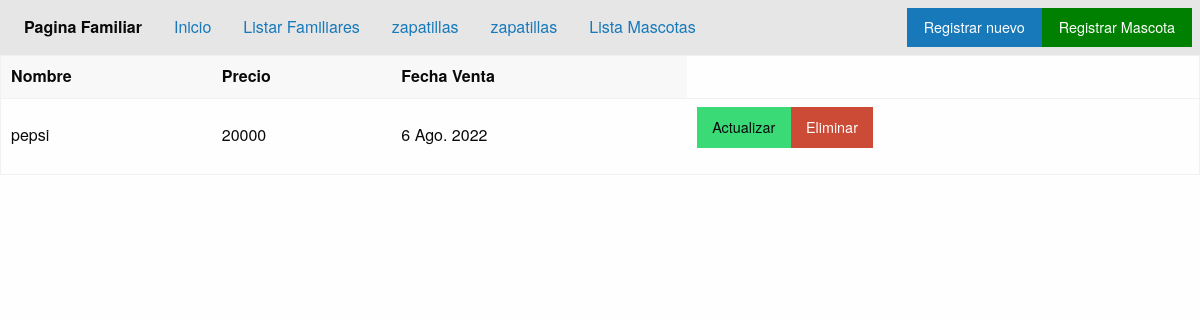
The app's page /listado-zapa/, older data.
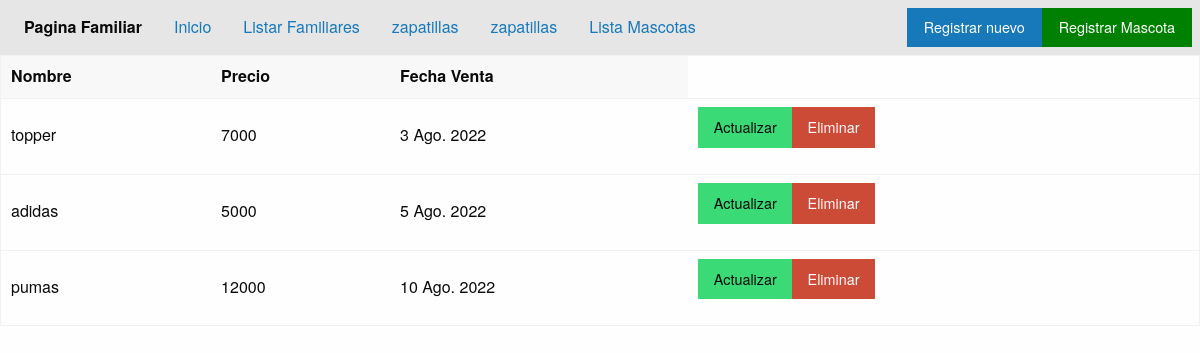
The same page, newer data.
### applications/familia/models.py (models this page shows)
class Zapas(models.Model):
    nombre = models.CharField('Nombre', max_length=50)
    precio = models.IntegerField()
    fecha_v = models.DateField('Fecha venta', auto_now=False, auto_now_add=False)

### applications/familia/views.py (the view)
# urls.py: path('listado-zapa/', views.mostrar_zapatillas, name='Listado-zapas'),
def mostrar_zapatillas(request):
    zapatillas=Zapas.objects.all()
    return render(request, 'familia/listado-zapatillas.html', {'zapatillas':zapatillas})

### templates/familia/listado-zapatillas.html (shortened to what this page needs)
{% extends 'home.html' %}
{% load static %}
{% block content %}
{% include 'includes/header.html' %}
<table>
  <thead>
    <tr>
      <th>Nombre</th>
      <th>Precio</th>
      <th>Fecha Venta</th>
    </tr>
  </thead>
  {% for i in zapatillas %}
  <tbody>
    <tr>
      <td>{{i.nombre}}</td>
      <td>{{i.precio}}</td>
      <td>{{i.fecha_v}}</td>
      <td><a class="button success" href="{% url 'familia_app:Update-zapas' i.id %}">Actualizar</a><a class="button alert"
          href="{% url 'familia_app:Delete-zapas' i.id %}">Eliminar</a></td>
    </tr>
  </tbody>
  {% endfor %}
</table>
{% endblock content %}

### templates/home.html (shortened to what this page needs)
{% load static %}
<!DOCTYPE html>
<html lang="es">
<head>
    <link rel="stylesheet" href="{% static 'css/foundation.min.css' %}">
</head>
<body>
    {% block content %} {% endblock content %}
</body>
</html>

### templates/includes/header.html
<div class="top-bar">
    <div class="top-bar-left">
      <ul class="dropdown menu" data-dropdown-menu>
        <li class="menu-text">Pagina Familiar</li>
        <li><a href="{% url 'familia_app:Index' %}">Inicio</a></li>
        <li><a href="{% url 'familia_app:ListaFamiliares' %}">Listar Familiares</a></li>
        <li><a href="{% url 'familia_app:Zapas' %}">zapatillas</a></li>
        <li><a href="{% url 'familia_app:Listado-zapas' %}">zapatillas</a></li>
        <li><a href="{% url 'familia_app:ListaMascotas' %}">Lista Mascotas</a></li>
      </ul>
    </div>
    <div class="top-bar-right">
      <ul class="menu">
        <li><a class="button" href="{% url 'familia_app:Formulario' %}"> Registrar nuevo</a></li>
        <li><a class="button" style="background-color: green;" href="{% url 'familia_app:CrearMascota' %}"> Registrar Mascota</a></li>
      </ul>
    </div>
  </div>

Row changes from the older to the newer data that the page shows:
removed Zapas: nombre "pepsi", precio "20000", fecha_v "6 Ago. 2022"
added Zapas: nombre "topper", precio "7000", fecha_v "3 Ago. 2022"
added Zapas: nombre "adidas", precio "5000", fecha_v "5 Ago. 2022"
added Zapas: nombre "pumas", precio "12000", fecha_v "10 Ago. 2022"
